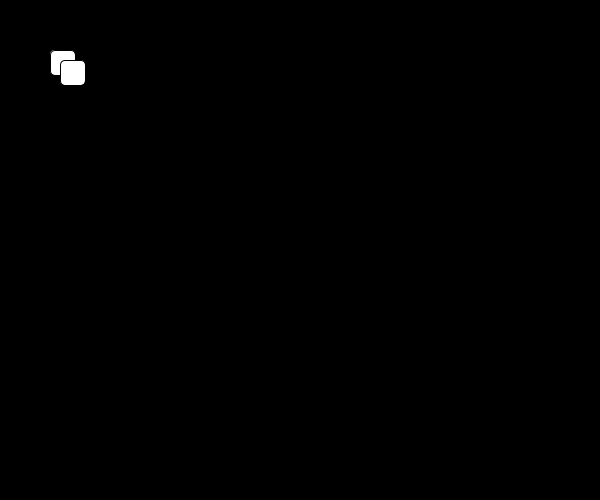
Frame 1 (no input)
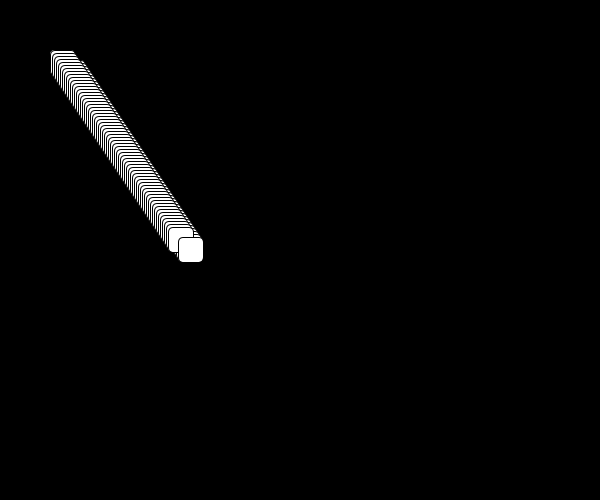
Frame 60 (the mouse pressed at the canvas centre just before this capture)
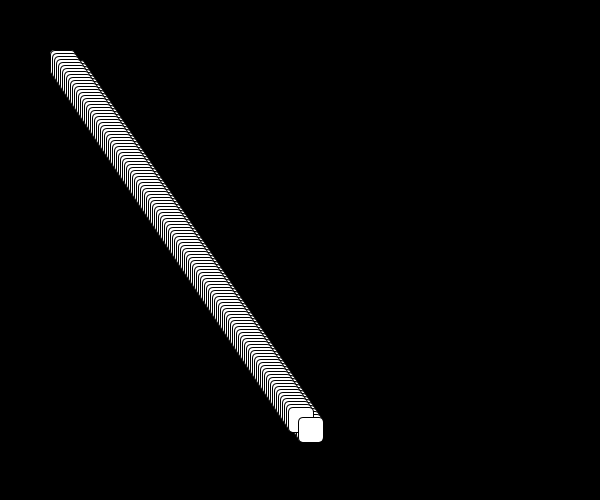
Frame 120 (the mouse held since frame 60 and released just before this capture)

The Processing sketch that drew these frames (run headless with seeded random() and noise(); from frame 60 on, the mouse is pressed at the canvas centre):

// Processing sketch: processing_106354
// ── processing_106354.pde

// Credit: Ren Ervin Bettendorf 
 
/* SCREENSAVERS FER DAYS BROSKIES */
 
int dx = 2;
int dy = 3;
 
int x = 50;
int y = 50;
 
void setup(){
  size(600,500);  
  background(0);
  frameRate(60);
}
 
 
 
void draw(){
    fill(255);
    rect(x,y,25,25,5);
    rect(x+10,y+10,25,25,5);
 
    x = x + dx;
    y = y + dy;
 
    if ( x< 0 || x > 475){
       dx = -1 * dx;
    }
 
    if ( y < 0 || y > 475){
       dy = -1 * dy;  
    }
 
}
